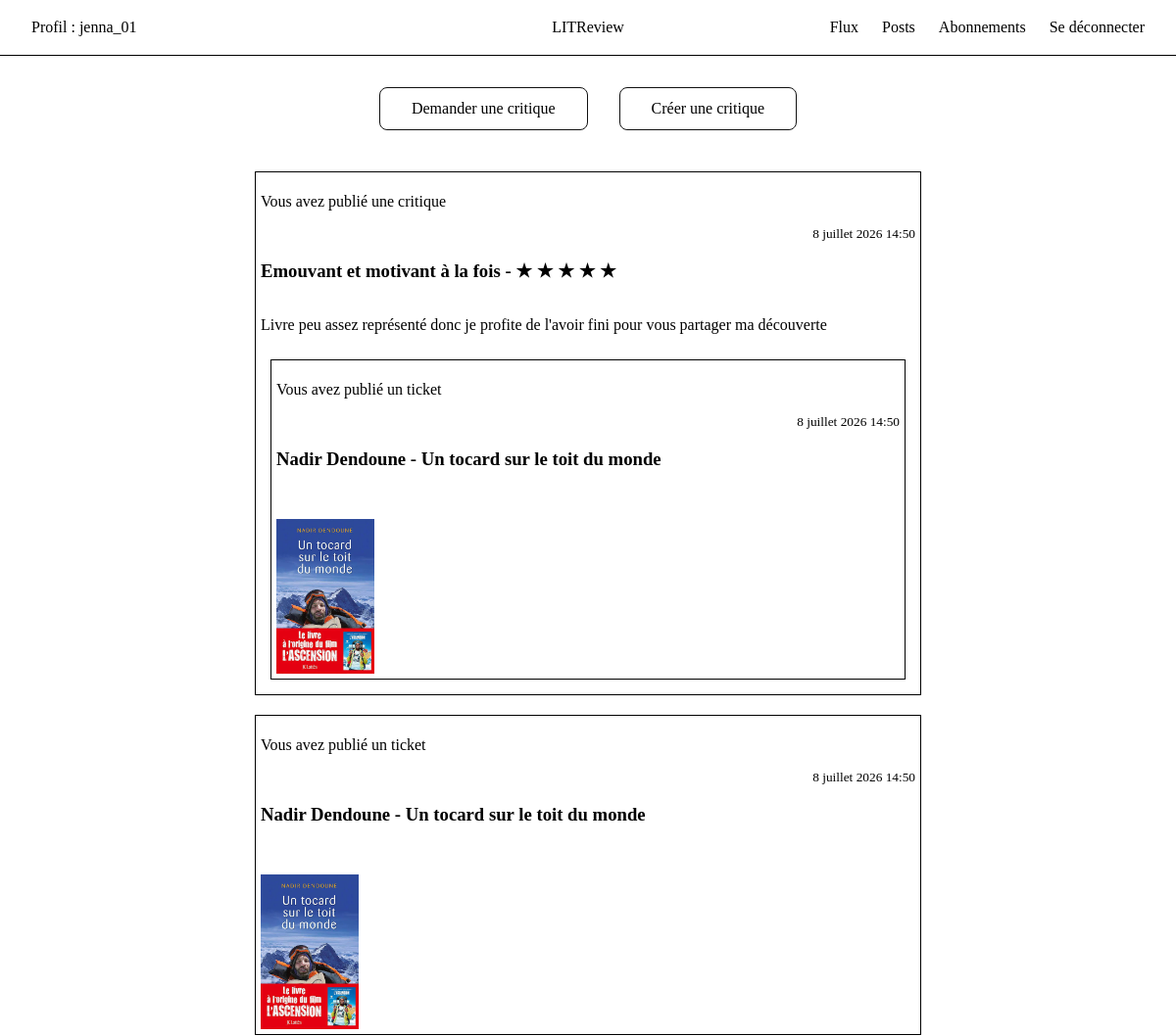
The app's page /feed/ (signed in, upper part), older data.
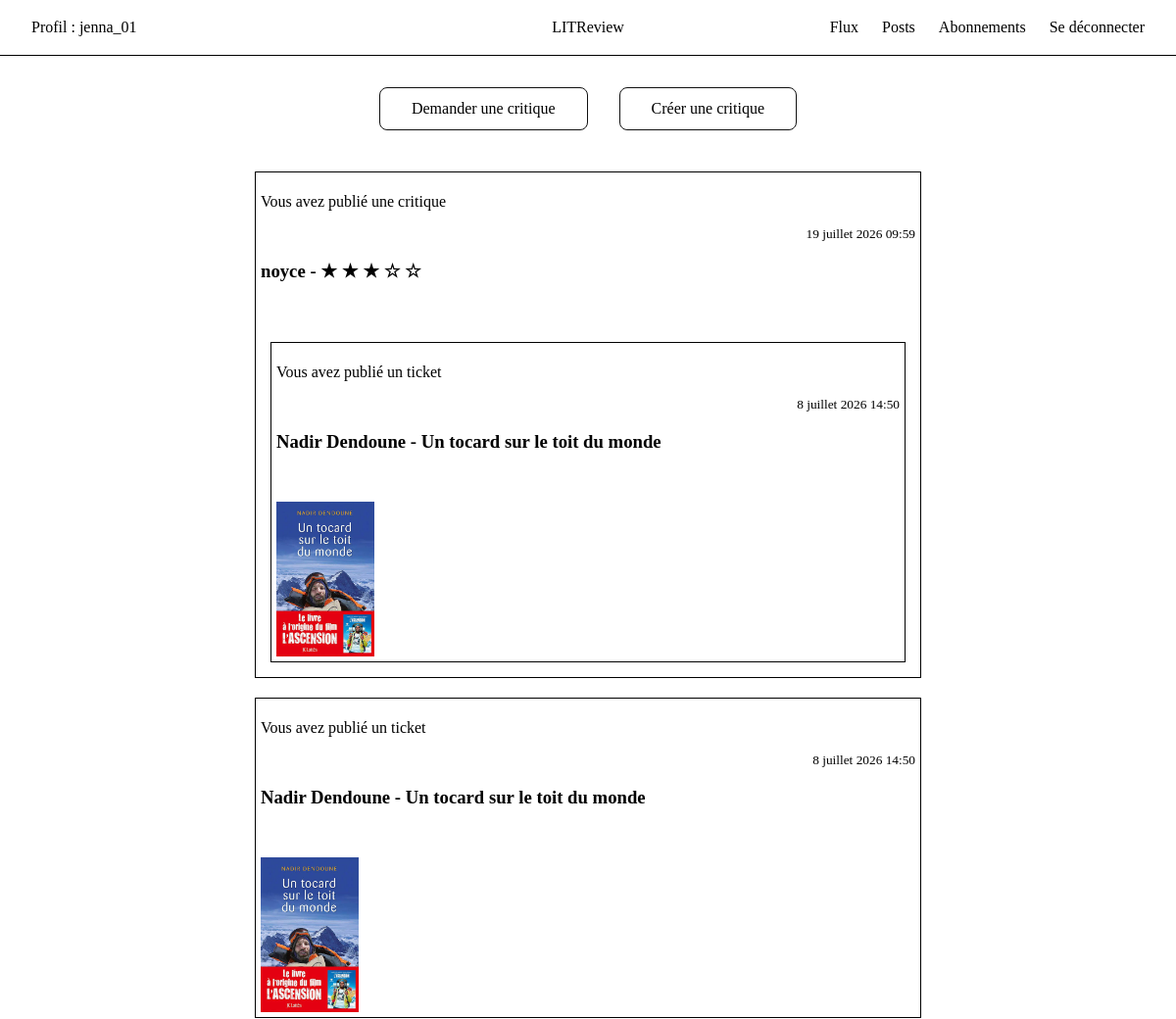
The same page, newer data.
### feed/models.py (models this page shows)
class Review(models.Model):
    ticket = models.ForeignKey(to=Ticket, on_delete=models.CASCADE)
    rating = models.PositiveSmallIntegerField(
        validators=[MinValueValidator(0), MaxValueValidator(5)]
    )
    headline = models.CharField(max_length=128)
    body = models.CharField(max_length=8192, blank=True)
    user = models.ForeignKey(to=settings.AUTH_USER_MODEL, on_delete=models.CASCADE)
    time_created = models.DateTimeField(auto_now_add=True)

class Ticket(models.Model):
    title = models.CharField(max_length=128, blank=False)
    description = models.CharField(max_length=2048, blank=True)
    image = models.ImageField(upload_to="tickets/images/", blank=True)
    user = models.ForeignKey(to=settings.AUTH_USER_MODEL, on_delete=models.CASCADE)
    time_created = models.DateTimeField(auto_now_add=True)

### feed/views.py (the view)
# urls.py: path("feed/", feed_views.feed, name="feed"),
@login_required(login_url="homepage")
def feed(request):
    tickets = get_tickets_feed(request.user)
    reviews = get_reviews_feed(request.user)
    feed = sorted(
        chain(reviews, tickets), key=lambda post: post.time_created, reverse=True
    )
    return render(request, "feed.html", {"feed": feed})

### feed/views.py (called while the page is built)
def get_tickets_feed(user):
    users_i_follow = [
        relation_user_i_follow.followed_user
        for relation_user_i_follow in UserFollows.objects.filter(user=user)
    ]
    users_to_include = users_i_follow + [user]
    tickets_feed = Ticket.objects.filter(user__in=users_to_include).annotate(
        content_type=Value("TICKET", CharField())
    )
    for post in tickets_feed:
        post.already_reviewed = Review.objects.filter(ticket=post, user=user).exists()
    return tickets_feed

### feed/templates/feed.html (shortened to what this page needs)
<!DOCTYPE html>
<html lang="fr">
<head>
</head>
<body>
<header>
    <div class="profil">
        <p>Profil : {{ request.user }}</p>
    </div>
    <a href="{% url 'homepage' %}" class="logo">LITReview</a>
    <nav>
        <a href="{% url 'feed' %}">Flux</a>
        <a href="{% url 'posts' %}">Posts</a>
        <a href="{% url 'follows' %}">Abonnements</a>
        <a href="{% url 'logout' %}">Se déconnecter</a>
    </nav>
</header>
<main>
    <div class="create">
        <a href="{% url 'create_ticket' %}" class="button">Demander une critique</a>
        <a href="{% url 'create_review' %}" class="button">Créer une critique</a>
    </div>
    <div class="feed">
        {% if feed %}
            {% for post in feed %}
                {% if post.content_type == 'TICKET' %}
                    <div class="box ticket">
                        {% if post.user == request.user %}
                            <p>Vous avez publié un ticket</p>
                        {% else %}
                            <p>{{post.user.username}} a publié un ticket</p>
                        {% endif %}
                        <small>{{post.time_created}}</small>
                        <h3>{{ post.title }}</h3>
                        {% if post.image %}
                            <img src="{{ post.image.url }}" alt="Image associé à l'oeuvre">
                        {% endif %}
                    </div>
                {% elif post.content_type == 'REVIEW'%}
                    <div class="box review">
                        {% if post.user == request.user %}
                            <p>Vous avez publié une critique</p>
                        {% else %}
                            <p>{{post.user.username}} a publié une critique</p>
                        {% endif %}
                        <small>{{post.time_created}}</small>
                        <h3>{{ post.headline }} -
                        {% for i in "12345" %}
                            {% if forloop.counter <= post.rating %}
                                ★
                            {% else %}
                                ☆
                            {% endif %}
                        {% endfor %}
                        </h3>
                        <p>{{ post.body }}</p>
                        <div class="box ticket">
                            {% if post.ticket.user == request.user %}
                                <p>Vous avez publié un ticket</p>
                            {% else %}
                                <p>{{post.ticket.user.username}} a publié un ticket</p>
                            {% endif %}
                            <small>{{post.ticket.time_created}}</small>
                            <h3>{{ post.ticket.title }}</h3>
                            {% if post.ticket.image %}
                                <img src="{{ post.ticket.image.url }}" alt="Image associé à l'oeuvre">
                            {% endif %}
                        </div>
                    </div>
                {% endif %}
            {% endfor %}
        {% else %}
            <p class="flux-vide">Votre flux est vide pour le moment.</p>
        {% endif %}
    </div>
</main>
</body>
</html>

Row changes from the older to the newer data that the page shows:
removed Review: shows "Vous avez publié une critique", time_created "8 juillet 2026 14:50", headline "Emouvant et motivant à la fois", rating 5 (drawn), body "Livre peu assez représenté donc je profite de l'avoir fini pour vous partager ma découverte", shows "Vous avez publié un ticket", ticket.time_created "8 juillet 2026 14:50", ticket "Nadir Dendoune - Un tocard sur le toit du monde", ticket.image (picture)
added Review: shows "Vous avez publié une critique", time_created "19 juillet 2026 09:59", headline "noyce", rating 3 (drawn), shows "Vous avez publié un ticket", ticket.time_created "8 juillet 2026 14:50", ticket "Nadir Dendoune - Un tocard sur le toit du monde", ticket.image (picture)
